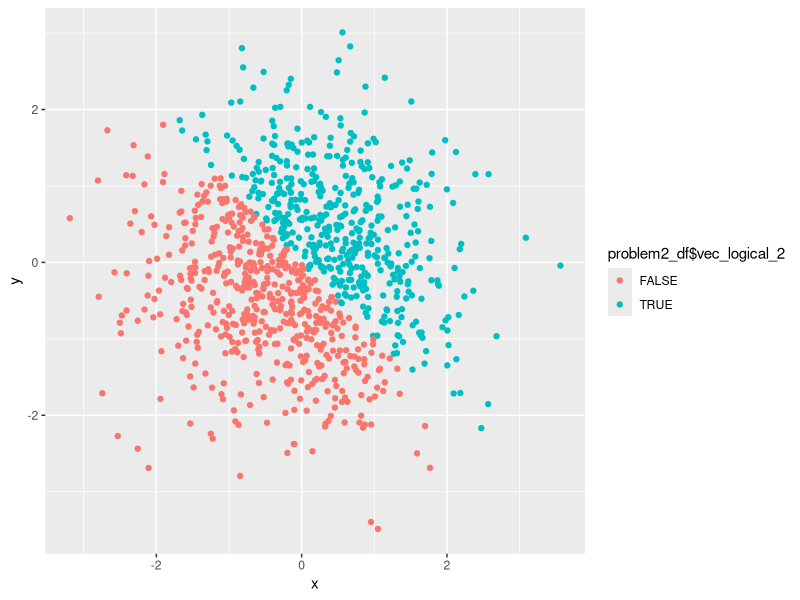
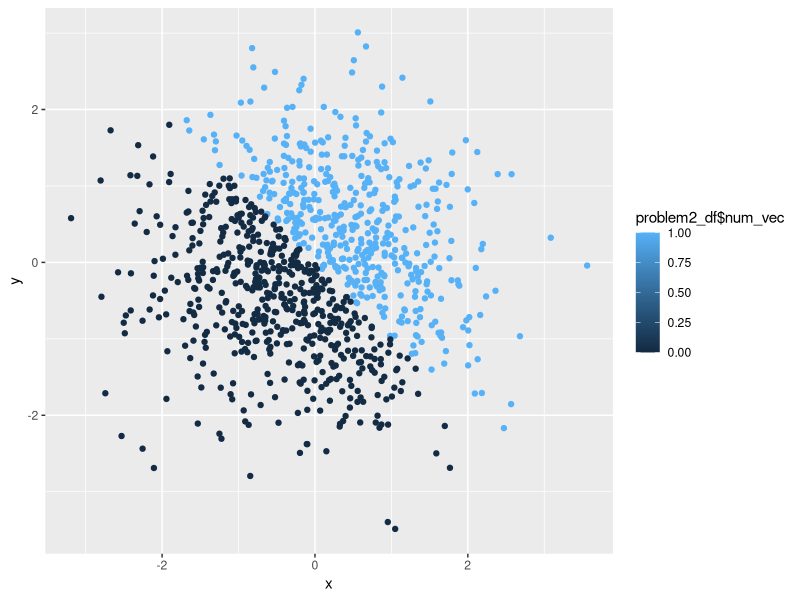
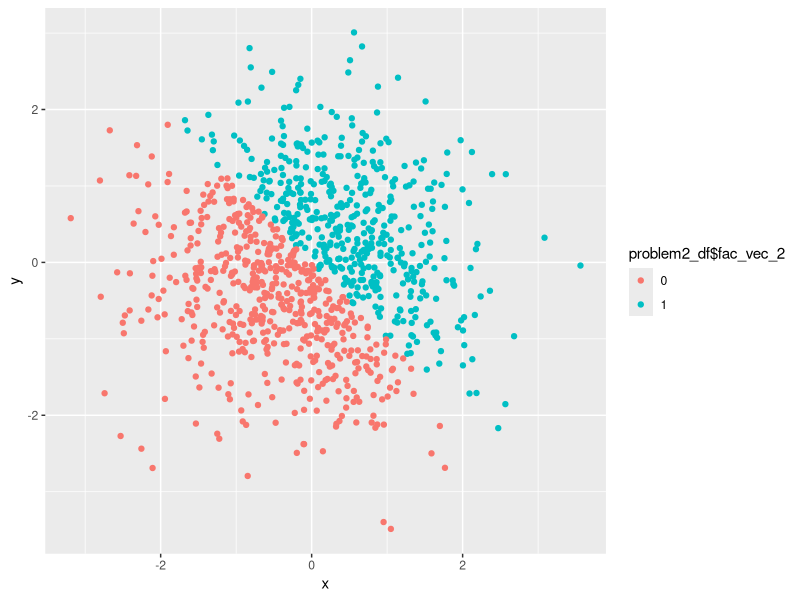
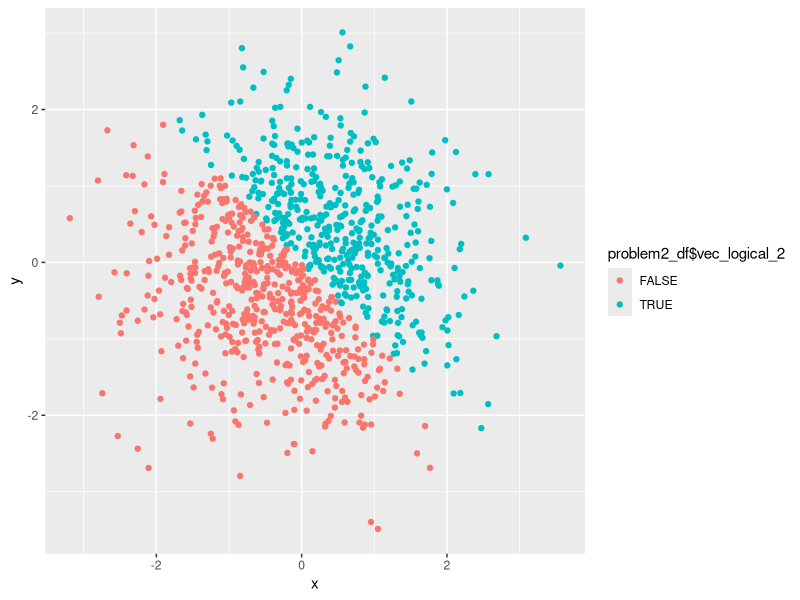

Write R code to recreate these figures, in order.
## ---- chunk 1
knitr::opts_chunk$set(echo = TRUE)

library(tidyverse)
## ---- chunk 2
problem1_df = tibble(
  random_sample = runif(10, 0, 5),
  vec_logical = random_sample > 2,
  vec_char = c("a", "b", "c", "d", "e", "f", "g", "h", "i", "j"),
  vec_factor = factor(c(vec_char))
  
)

## ---- chunk 3

p1_log_to_numeric = as.numeric(problem1_df$vec_logical)
p1_fact_to_numeric = as.numeric(problem1_df$vec_factor)
p1_char_to_numeric = as.numeric(problem1_df$vec_char)

## ---- chunk 4

p1_char_fact_numeric = as.numeric(as.factor(problem1_df$vec_char))

## ---- chunk 5

p1_fact_char_numeric = as.numeric(as.character(problem1_df$vec_factor))

## ---- chunk 6
problem2_df = tibble(
  x = rnorm(1000),
  y = rnorm(1000),
  vec_logical_2 = x + y > 0,
  num_vec = as.numeric(vec_logical_2),
  fac_vec_2 = as.factor(num_vec)
)
## ---- chunk 7

ggplot(problem2_df, aes(x = x, y = y, color = problem2_df$vec_logical_2)) + geom_point()


ggsave("p2_Logic_scatter_plot.pdf", height = 4, width = 6)

## ---- chunk 8

ggplot(problem2_df, aes(x = x, y = y, color = problem2_df$num_vec)) + geom_point()

## ---- chunk 9

ggplot(problem2_df, aes(x = x, y = y, color = problem2_df$fac_vec_2)) + geom_point()

